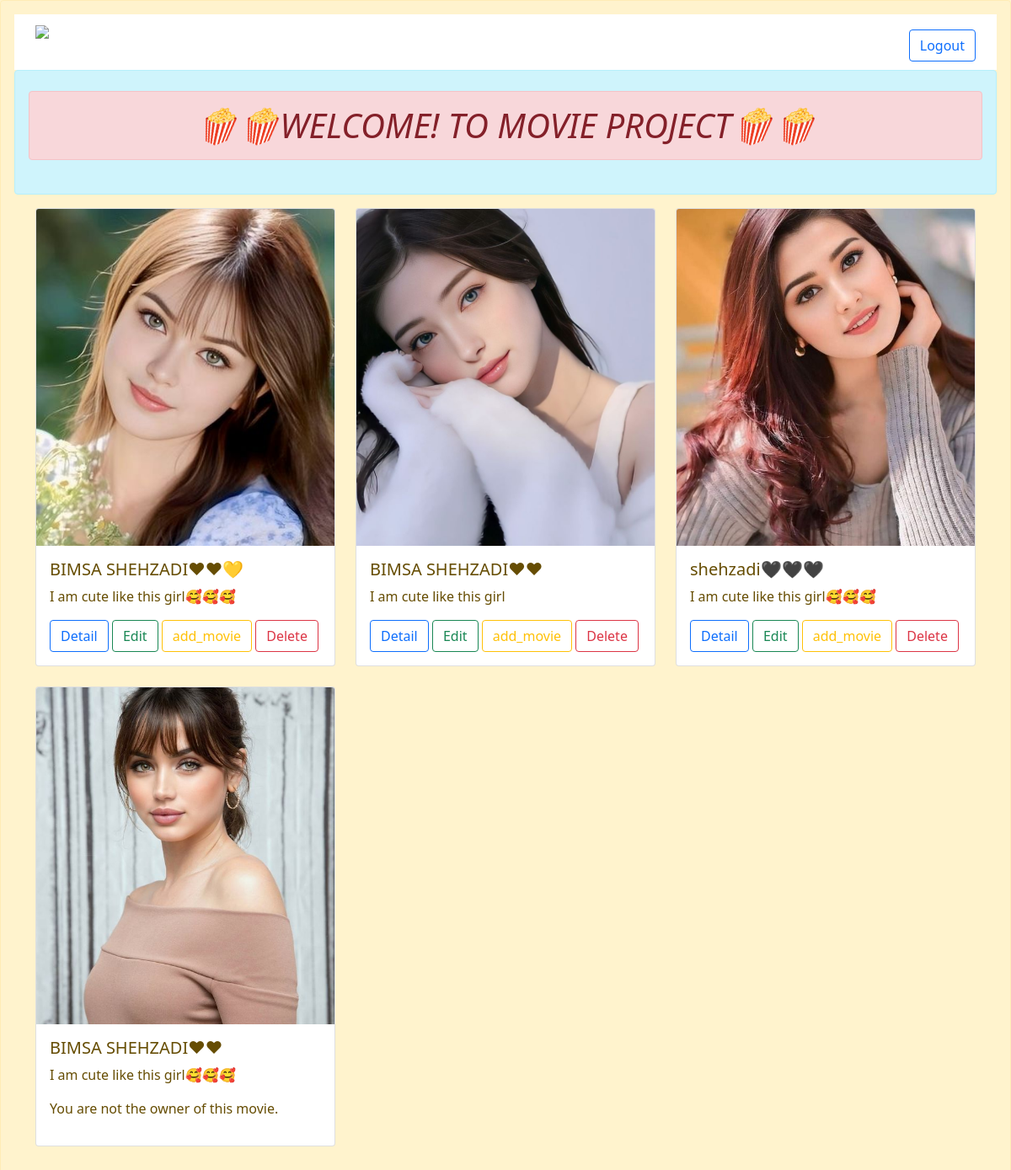
Page /show/ (signed in) on the committed database.
### movie_app/models.py (models this page shows)
class Movie_Model(models.Model):
    movie_name = models.CharField(max_length=150)
    discription = models.CharField(max_length=250)
    image = models.ImageField(upload_to='images', blank=True)
    owner = models.ForeignKey(User,on_delete=models.CASCADE)

### movie_app/views.py (the view)
# urls.py: path('show/',views.show_movie,name='show_movie'),
@login_required
def show_movie(request):
    movies = Movie_Model.objects.all()
    return render(request,'show_movie.html', {'movies': movies})

### templates/show_movie.html (shortened to what this page needs)
{% extends 'base.html' %}
{% block content %}
<div class="container">
    <div class="row">
        {% for i in movies %}
            <div class="col-md-4 mb-4">
                <div class="card h-100">
                    <img class="card-img-top" src="{{ i.image.url }}" alt="{{ i.owner }}" style="object-fit: cover; height: 400px;">
                    <div class="card-body">
                        <h5 class="card-title">{{ i.movie_name }}</h5>
                        <p class="card-text">{{ i.discription }}</p>
                        <form action="{% url 'delete' i.id %}" method="post">
                            {% if i.owner == user %}
                                <a href="{% url 'detail' i.id %}" class="btn btn-outline-primary">Detail</a>
                                <a href="{% url 'edit' i.id %}" class="btn btn-outline-success">Edit</a>
                                <a href="{% url 'movie_add' %}" class="btn btn-outline-warning">add_movie</a>
                                <button type="submit" class="btn btn-outline-danger">Delete</button>
                            {% else %}
                                <p >You are not the owner of this movie.</p>
                            {% endif %}
                       </form>
                    </div>
                </div>
            </div>
        {% endfor %}
    </div>
</div>
{% endblock content %}

### templates/base.html (shortened to what this page needs)
<!DOCTYPE html>
<html lang="en">
<head>
    <link href="https://cdn.jsdelivr.net/npm/bootstrap@5.0.2/dist/css/bootstrap.min.css" rel="stylesheet">
</head>
<body class="alert alert-warning">
    <nav class="navbar navbar-expand-lg navbar-dark">
        <div class="container">
            <a class="navbar-brand d-flex align-items-center" href="">
                <img src="https://encrypted-tbn0.gstatic.com/images?q=tbn:ANd9GcSSACG_SPxjjDjo_O8DgoR137qneRONfVelqg&s" alt="Movie Project Logo">
                <span>Movie Project</span>
            </a>
            <div class="collapse navbar-collapse" id="navbarNav">
                <ul class="navbar-nav ms-auto">
                    {% if user.is_authenticated %}
                    <li class="nav-item">
                        <form action="{% url 'logout' %}" method="post">
                            <button type="submit" class="btn btn-outline-primary mt-2">Logout</button>
                        </form>
                    </li>
                {% endif %}
            </ul>
            </div>
        </div>
    </nav>
    <header class="alert alert-info text-center py-4">
        <h1 class="alert alert-danger"><i>🍿🍿WELCOME! TO MOVIE PROJECT🍿🍿</i></h1>
    </header>
    <main>
        {% block content %}
        {% endblock content %}
    </main>
</body>
</html>

### templates/base.html (style rules this page uses)
.navbar { background-color:white; }
.navbar-brand img { height: 40px; margin-right: 10px; }

### rows in the picture
Movie_Model: image (picture), movie_name "BIMSA SHEHZADI❤❤💛", discription "I am cute like this girl🥰🥰🥰", shows "Detail"
Movie_Model: image (picture), movie_name "BIMSA SHEHZADI❤❤", discription "I am cute like this girl", shows "Detail"
Movie_Model: image (picture), movie_name "shehzadi🖤🖤🖤", discription "I am cute like this girl🥰🥰🥰", shows "Detail"
Movie_Model: image (picture), movie_name "BIMSA SHEHZADI❤❤", discription "I am cute like this girl🥰🥰🥰", shows "You are not the owner of this movie."
